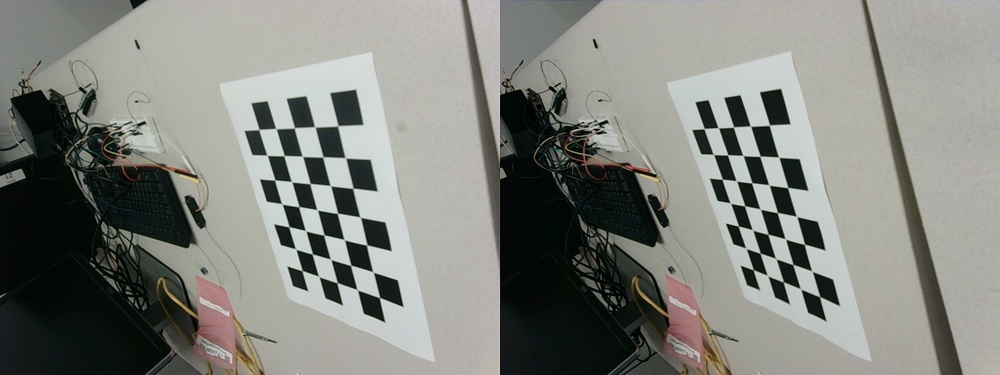
#> input picture DataCollector/data/WIN_20230314_20_42_12_Pro.jpg, 1000 x 375 px, shrunk from 2560 x 960 before the run; its folder holds only this picture in this run
$ python format_data.py
#> lines starting #> are read from the running program, lines starting #| are printed output that depends on the picture
import os
from PIL import Image

# Define the paths to the source and target directories
source_dir = 'data'
left_dir = 'left'
right_dir = 'right'
both_dir = 'joined'

# Make the target directories if they don't exist
os.makedirs(left_dir, exist_ok=True)
os.makedirs(right_dir, exist_ok=True)
os.makedirs(both_dir, exist_ok=True)

# Iterate over the images in the source directory
for i, filename in enumerate(os.listdir(source_dir)):
    # Open the image
    image = Image.open(os.path.join(source_dir, filename))
#> image is the input picture: PIL image 1000x375 RGB; mean R, G, B 129.7, 131.4, 125.6
    width, height = image.size
#> width = 1000; height = 375
    # Split the image in half vertically
    left_image = image.crop((0, 0, width//2, height))
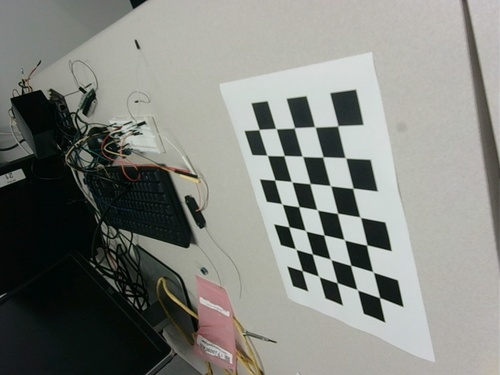
#> left_image: PIL image 500x375 RGB; mean R, G, B 129.8, 131.8, 126.4
    right_image = image.crop((width//2, 0, width, height))
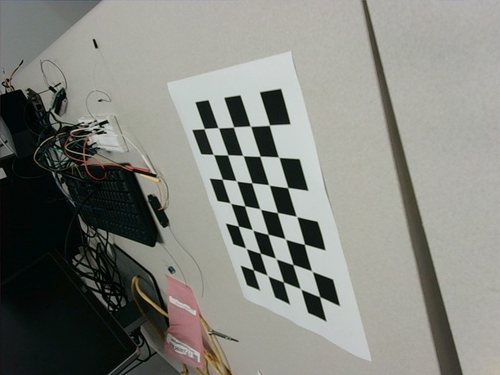
#> right_image: PIL image 500x375 RGB; mean R, G, B 129.6, 130.9, 124.8
    # Save the left and right halves in their respective directories
    left_image.save(os.path.join(left_dir, f"left{i}.jpg"))
    right_image.save(os.path.join(right_dir, f"right{i}.jpg"))
    left_image.save(os.path.join(both_dir, f"left{i}.jpg"))
    right_image.save(os.path.join(both_dir, f"right{i}.jpg"))
    # [5 lines of commented-out code are left out]

$ run again, on DataCollector/data/WIN_20230314_20_43_15_Pro.jpg
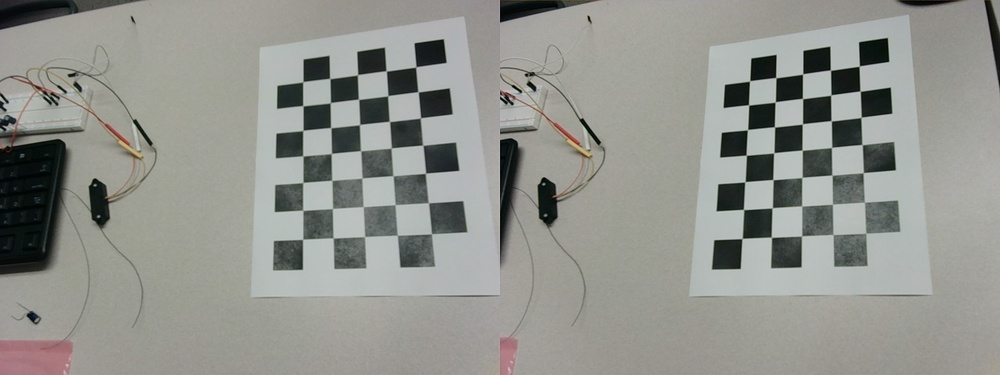
#> input picture DataCollector/data/WIN_20230314_20_43_15_Pro.jpg, 1000 x 375 px, shrunk from 2560 x 960 before the run
#> image is the input picture: PIL image 1000x375 RGB; mean R, G, B 145.9, 147.4, 141.8
#> `left_image = image.crop((0, 0, width//2, height))`:
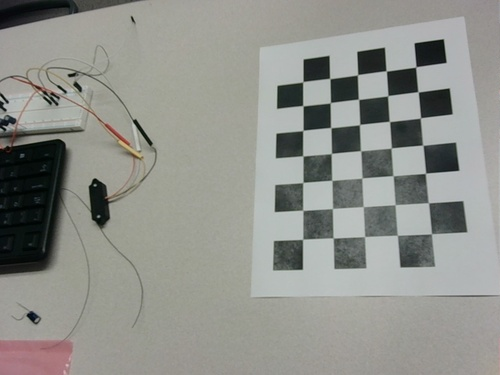
#> left_image: PIL image 500x375 RGB; mean R, G, B 143.8, 145.2, 139.7
#> `right_image = image.crop((width//2, 0, width, height))`:
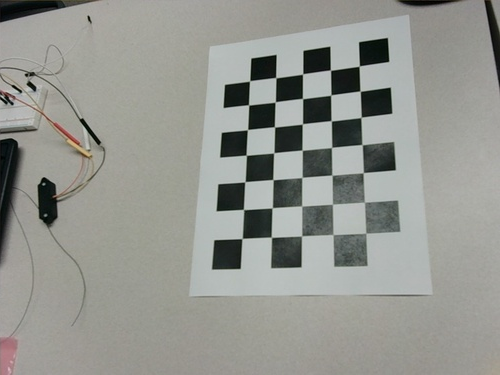
#> right_image: PIL image 500x375 RGB; mean R, G, B 147.9, 149.6, 143.9

$ run again, on DataCollector/data/WIN_20230314_20_43_31_Pro.jpg
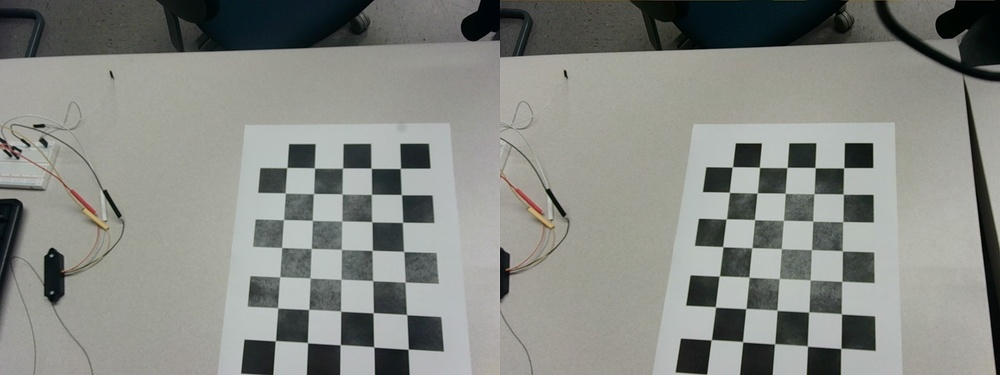
#> input picture DataCollector/data/WIN_20230314_20_43_31_Pro.jpg, 1000 x 375 px, shrunk from 2560 x 960 before the run
#> image is the input picture: PIL image 1000x375 RGB; mean R, G, B 134.2, 136.6, 131.3
#> `left_image = image.crop((0, 0, width//2, height))`:
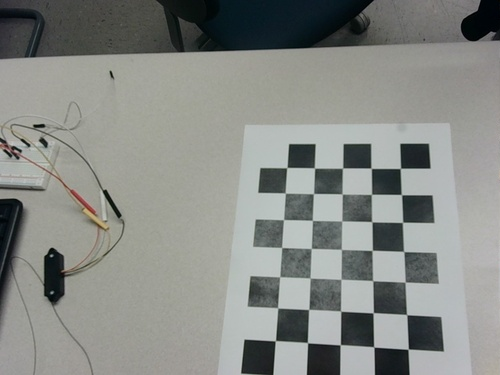
#> left_image: PIL image 500x375 RGB; mean R, G, B 135.3, 138.1, 133.9
#> `right_image = image.crop((width//2, 0, width, height))`:
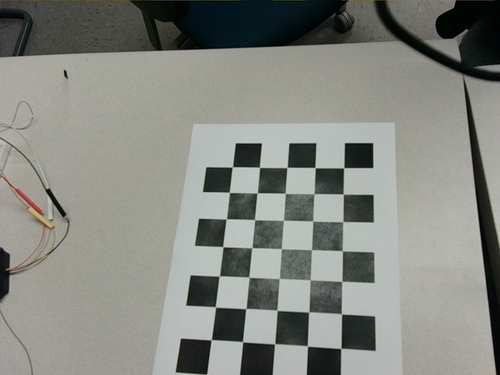
#> right_image: PIL image 500x375 RGB; mean R, G, B 133, 135.1, 128.7

$ run again, on DataCollector/data/WIN_20230314_20_43_41_Pro.jpg
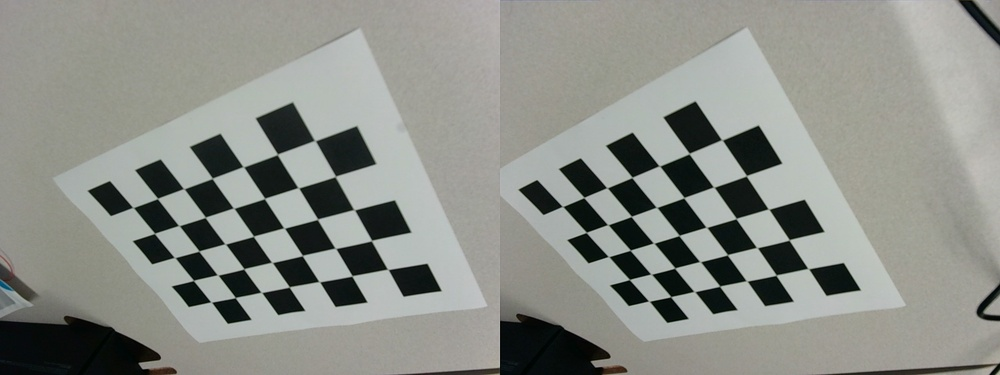
#> input picture DataCollector/data/WIN_20230314_20_43_41_Pro.jpg, 1000 x 375 px, shrunk from 2560 x 960 before the run
#> image is the input picture: PIL image 1000x375 RGB; mean R, G, B 139.7, 142.4, 136.2
#> `left_image = image.crop((0, 0, width//2, height))`:
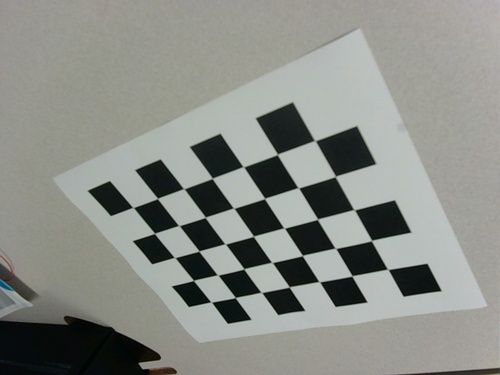
#> left_image: PIL image 500x375 RGB; mean R, G, B 137.7, 140.6, 134.7
#> `right_image = image.crop((width//2, 0, width, height))`:
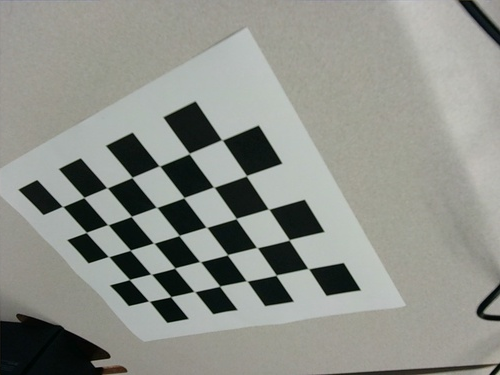
#> right_image: PIL image 500x375 RGB; mean R, G, B 141.7, 144.2, 137.6

$ run again, on DataCollector/data/WIN_20230314_20_42_26_Pro.jpg
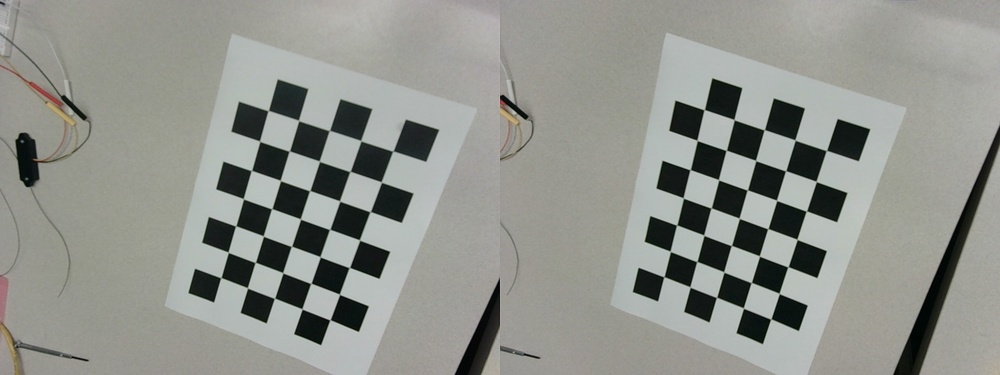
#> input picture DataCollector/data/WIN_20230314_20_42_26_Pro.jpg, 1000 x 375 px, shrunk from 2560 x 960 before the run
#> image is the input picture: PIL image 1000x375 RGB; mean R, G, B 144.4, 146.5, 140.6
#> `left_image = image.crop((0, 0, width//2, height))`:
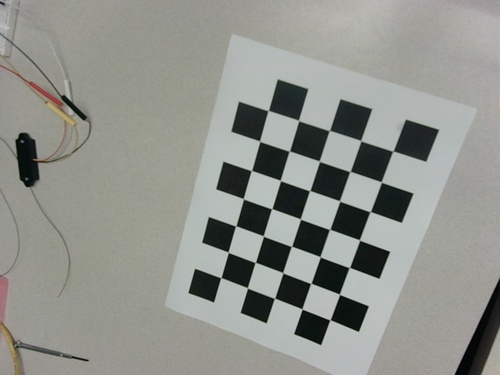
#> left_image: PIL image 500x375 RGB; mean R, G, B 144.3, 146.5, 140.6
#> `right_image = image.crop((width//2, 0, width, height))`:
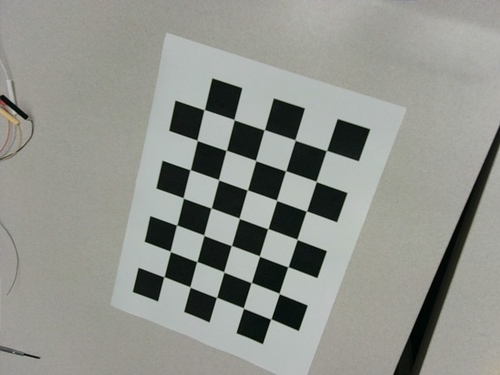
#> right_image: PIL image 500x375 RGB; mean R, G, B 144.5, 146.6, 140.6
